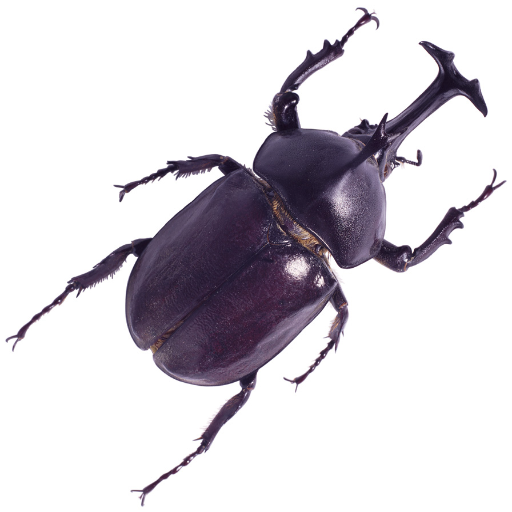
#> input picture images/Bug.bmp, 512 x 512 px
$ python fisheye_effect.py
#> lines starting #> are read from the running program, lines starting #| are printed output that depends on the picture
#> in main, img1 is the input picture: shape (512, 512, 3); mean B, G, R 216.3, 210.9, 214.4
import numpy as np
import cv2

def fisheye_effect( f ):
	nr, nc = f.shape[:2]
#> nr = 512; nc = 512
	map_x = np.zeros( [nr, nc], dtype = 'float32' )
	map_y = np.zeros( [nr, nc], dtype = 'float32' )
	x0, y0 = nr // 2, nc // 2
#> x0 = 256; y0 = 256
	R = np.sqrt( nr ** 2 + nc ** 2 ) / 2
#> R = 362
	for x in range( nr ):
		for y in range( nc ):
			r = np.sqrt( ( x - x0 ) ** 2 + ( y - y0 ) ** 2 )
			if r == 0:  theta = 0
			else:		theta = np.arccos( ( x - x0 ) / r )
			r = ( r * r ) / R
			if y - y0 < 0:  theta = -theta
			map_x[x,y] = np.clip( y0 + r * np.sin( theta ), 0, nc - 1 )
			map_y[x,y] = np.clip( x0 + r * np.cos( theta ), 0, nr - 1 )
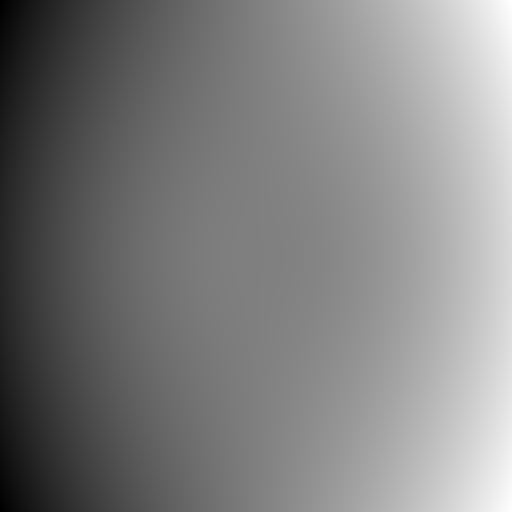
#> map_x: shape (512, 512) float32; min 0, max 510.5, mean 255.6; drawn with min black and max white
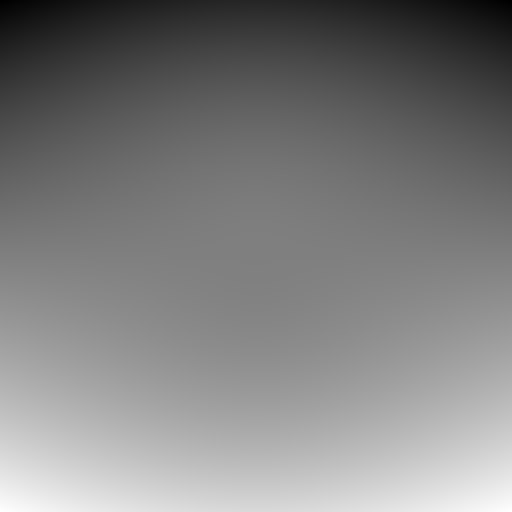
#> map_y: shape (512, 512) float32; min 0, max 510.5, mean 255.6; drawn with min black and max white
	g = cv2.remap( f, map_x, map_y, cv2.INTER_CUBIC )
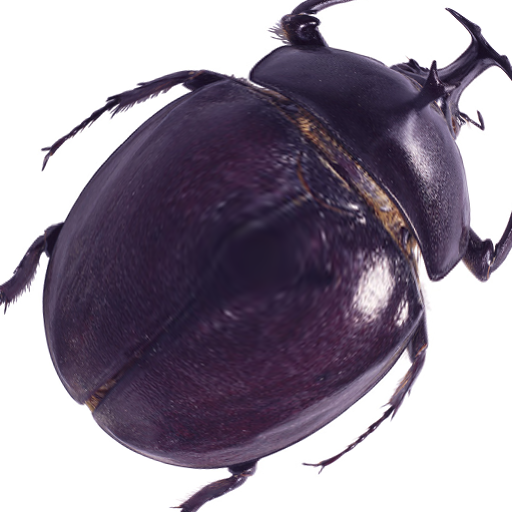
#> g: shape (512, 512, 3); mean B, G, R 156, 142.6, 151.4
	return g

def main( ):
	img1 = cv2.imread( "../images/Bug.bmp", -1 )
	img2 = fisheye_effect( img1 )
	cv2.imshow( "Original Image", img1 )
	cv2.imshow( "Fisheye Effect", img2 )
	cv2.waitKey( 0 )

main( )
